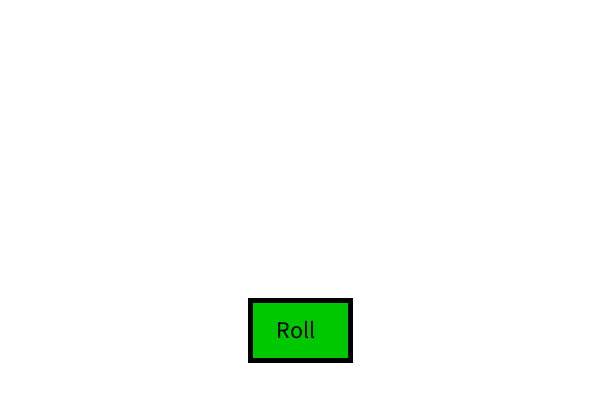
Frame 1 (no input)
Frame 60 (the mouse pressed at the canvas centre just before this capture): identical to frame 1, image omitted
Frame 120 (the mouse held since frame 60 and released just before this capture): identical to frame 1, image omitted

The Processing sketch that drew this single still picture (run headless with seeded random() and noise(); from frame 60 on, the mouse is pressed at the canvas centre):

// Processing sketch: JamieDieSummative
// ── JamieDieSummative.pde
/**
 * ICS2O - Performance Task 2018
 * Day 01 - Draw Die
 *
 * Name:
 * Date:
 */

/**
 * PART A: Draw Die
 * 
 * x     : x-value; upper left corner of the die
 * y     : y-value; upper left corner of the die
 * value : value of the die
 *
 */
void drawDie( int x, int y, int value ) {

  // DEBUG MESSAGE; x, y, value
  println( "Die(" + x + "," + y + ") - Value: " + value );

  // *********************************** PART A - START

  int diceLength = 100;
  fill ( #89B7AF );
  noStroke ();
  rect ( x, y, 100, 100 );
  fill ( 255 );
  if ( value%2 == 1 ){
  //Center Dot
  ellipse ( x + diceLength*0.5, y + diceLength*0.5, 15, 15 );
  }
  if ( value > 1 ){
  //Upper Left and Bottom Right Dot
  ellipse ( x + diceLength*0.15, y + diceLength*0.15, 15, 15 );
  ellipse ( x + diceLength*0.85, y + diceLength*0.85, 15, 15 );
  }
  if ( value > 3 ){
  //Bottom Left and Upper Right
  ellipse ( x + diceLength*0.85, y + diceLength*0.15, 15, 15 );
  ellipse ( x + diceLength*0.15, y + diceLength*0.85, 15, 15 );
  }
  if ( value == 6 ){
  // Middle Left and Middle Right
  ellipse ( x + diceLength*0.15, y + diceLength*0.5, 15, 15 );
  ellipse ( x + diceLength*0.85, y + diceLength*0.5, 15, 15 );
  }

  // *********************************** PART A - END
  
}

/**
 * PART B: Roll Two (2) Die, when button is clicked!
 * 
 */
void mouseClicked() {

  

  // ROLL DIE, ONLY IF BUTTON IS CLICKED!
  if ( wasClicked( mouseX, mouseY ) ) {
    println( "Button Clicked!" );

    // BACKGROUND; white
    background( 255 );

    // BUTTON
    drawButton();


    // *********************************** PART B - START
    
    // YOUR CODE GOES HERE

    // GENERATE RANDOM #
    // DRAW DIE #1

    drawDie( 150, 150, (int)random(6)+1 );

    // GENERATE RANDOM #
    // DRAW DIE #2

    drawDie( 350, 150, (int)random(6)+1 );

    // *********************************** PART B - END
  }
}

// ******************************************
// DO NOT TOUCH THE CODE BELOW
// ******************************************
void draw() {
}

void setup() {

  // WINDOW SIZE
  size( 600, 400 );

  // SEE REFERENCE:  https://processing.org/reference/rectMode_.html
  rectMode( CORNER );

  // BACKGROUND; white
  background( 255 );

  // BUTTON
  drawButton();
}

void drawButton() {

  int buttonH = 60;
  int buttonW = 100;

  stroke( 0 );
  strokeWeight( 5 );

  fill( 0, 200, 0 );
  rectMode( CORNER );
  rect( width/2 - buttonW/2, height/2 + height/4, buttonW, buttonH );

  textSize( 24 );
  fill( 0 );
  text("Roll", width/2 - buttonW/4.2, height/2 + height/2.9 );
}

public boolean wasClicked( int x, int y ) {
  int buttonH = 60;
  int buttonW = 100;

  int x1 = width/2 - buttonW/2;
  int x2 = width/2 - buttonW/2 + buttonW;
  int y1 = height/2 + height/4;
  int y2 = height/2 + height/4 + buttonH;

  if ( x >= x1 && x <= x2 && y >= y1 && y <= y2 ) {
    return true;
  }
  return false;
}
